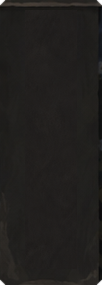
#> input picture assets/art/ui/reference_preserved_20260922/hud-axis-paper.png, 102 x 285 px
$ python build_reference_hd_components.py
#> lines starting #> are read from the running program, lines starting #| are printed output that depends on the picture
"""Build sharp runtime textures from the reference-locked component shapes."""
from pathlib import Path
import hashlib
import json

from PIL import Image, ImageFilter


ROOT = Path(__file__).resolve().parents[1]
SOURCE = ROOT / "assets/art/ui/reference_preserved_20260922"
OUT = ROOT / "assets/art/ui/reference_runtime_hd_20260922"
OUT.mkdir(parents=True, exist_ok=True)
SCALE = 4

FILES = [
    "hud-axis-paper.png",
    "hud-recipe-button.png",
    "hud-relationship-button.png",
    "hud-avatar-frame.png",
    "journal-outer.png",
    "journal-title.png",
    "journal-selected-row.png",
    "journal-normal-row.png",
    "journal-thumbnail-paper.png",
    "journal-portrait-paper.png",
    "journal-detail-paper.png",
    "journal-close.png",
    "recipe-outer.png",
    "recipe-title.png",
    "recipe-heading.png",
    "recipe-selected-row.png",
    "recipe-normal-row.png",
    "recipe-close.png",
    "recipe-divider.png",
    "recipe-arrow.png",
]


def upscale_reference(name: str) -> dict:
#> called with name = 'hud-axis-paper.png'
    source = SOURCE / name
    image = Image.open(source).convert("RGBA")
#> image is the input picture: PIL image 102x285 RGBA; mean R, G, B, A 33.1, 31.2, 29.6, 254.5
    logical_size = image.size
#> logical_size = (102, 285)
    image = image.resize(
        (logical_size[0] * SCALE, logical_size[1] * SCALE),
        Image.Resampling.LANCZOS,
    )
#> image: PIL image 408x1140 RGBA
    alpha = image.getchannel("A")
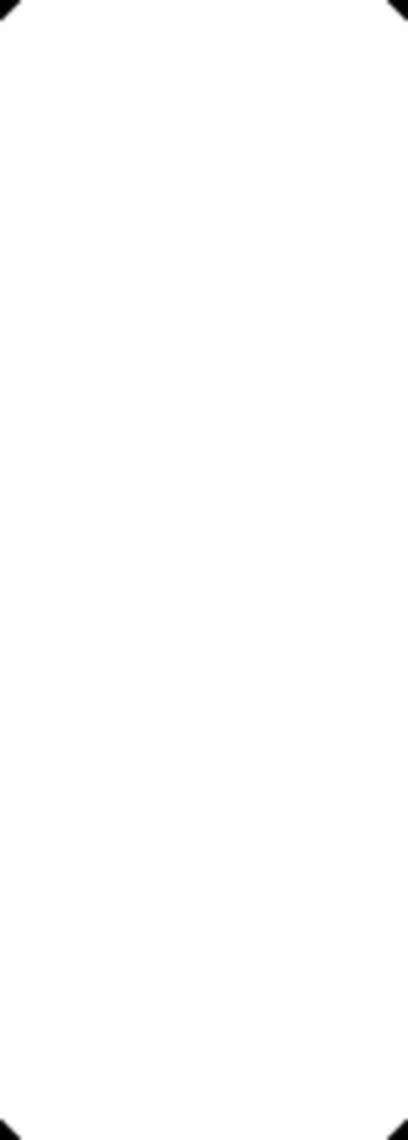
#> alpha: PIL image 408x1140 L; min 0, max 255, mean 254.5
    rgb = image.convert("RGB").filter(
        ImageFilter.UnsharpMask(radius=1.1, percent=55, threshold=3)
    )
    rgb.putalpha(alpha)
#> rgb: PIL image 408x1140 RGBA
    output = OUT / name
    rgb.save(output, optimize=True)
    return {
        "file": name,
        "source": str(source.relative_to(ROOT)),
        "logical_pixels": logical_size,
        "runtime_pixels": rgb.size,
        "scale": SCALE,
        "sha256": hashlib.sha256(output.read_bytes()).hexdigest(),
    }


def main() -> None:
    components = [upscale_reference(name) for name in FILES]
    (OUT / "manifest.json").write_text(
        json.dumps({"components": components}, indent=2), encoding="utf8"
    )
    print(json.dumps({"components": len(components), "scale": SCALE}))


if __name__ == "__main__":
#> (the run stopped early here; a loop or call above may not have finished)
